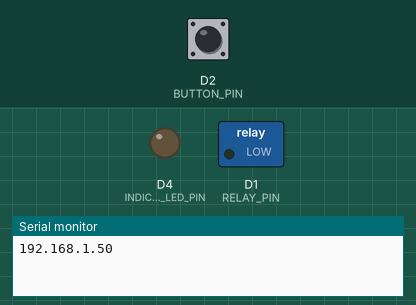
This sketch was run on a simulated ESP8266 (Wemos D1 mini). Parts: switched loads named in the sketch (green lamp = pin HIGH), output pins drawn as LEDs (lit = HIGH), the last lines printed to the serial monitor. The inputs (shaded band) are chosen by the test bench; at power-on: D2 (BUTTON_PIN) HIGH. WiFi joins after 1.5 s; servers stay silent unless stated; the local clock reads 2024-03-15 10:24:30 at power-on unless the sketch sets it; not simulated (calls return 0 or success): arduino_secrets.h.

Above: at 2.7 s.
2.8 s: D2 (BUTTON_PIN) pulled LOW for 0.15 s
At 3.6 s:
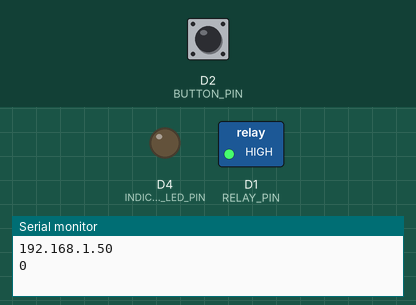
4.4 s: D2 (BUTTON_PIN) pulled LOW for 1 s
At 6.1 s:
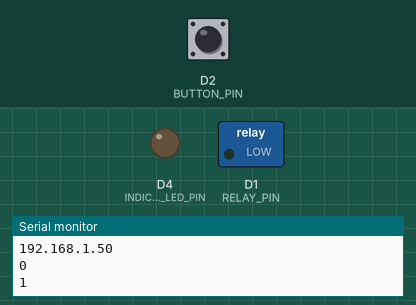
6.9 s: D2 (BUTTON_PIN) pulled LOW for 3.2 s
At 31.8 s:
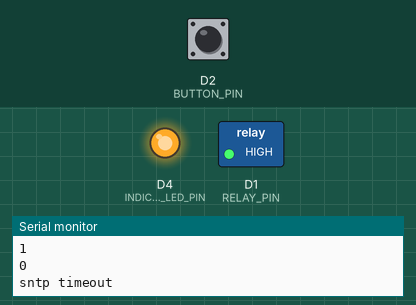
Timing chart, 0 to 33.0 s (numbered marks = the images above; inputs shaded):
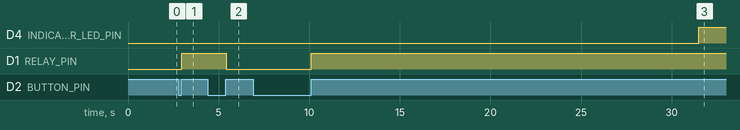

The sketch:

RelayTimer.ino
```cpp
#include <ESP8266WiFi.h>
#include <TZ.h>  // in esp8266 core
#include <coredecls.h> // for settimeofday_cb()
#include <Bounce2.h> // maintainer Thomas O Fredericks
using namespace Bounce2;

#include "arduino_secrets.h"
///////please enter your sensitive data in the Secret tab/arduino_secrets.h
/////// Wifi Settings ///////
char ssid[] = SECRET_SSID;      // your network SSID (name)
char pass[] = SECRET_PASS;   // your network password

#define TIME_ZONE TZ_Europe_Bratislava
const uint8_t INDICATOR_LED_PIN = D4; // built-in LED of Wemos D1
const uint8_t RELAY_PIN = D1;
const uint8_t BUTTON_PIN = D2;

const int ON_MINUTE = 6 * 60 + 0;
const int OFF_MINUTE = 22 * 60 + 0;
bool timerRelayOn;
bool buttonRelayOn;

Button button;

void setup() {

  Serial.begin(115200);

  pinMode(RELAY_PIN, OUTPUT);
  digitalWrite(RELAY_PIN, LOW);
  timerRelayOn = true;

  pinMode(INDICATOR_LED_PIN, OUTPUT);
  digitalWrite(INDICATOR_LED_PIN, LOW); // on (inverted circuit)

  button.attach(BUTTON_PIN, INPUT_PULLUP);
  button.setPressedState(LOW);
  buttonRelayOn = timerRelayOn;

  if (WiFi.waitForConnectResult() != WL_CONNECTED) {
     WiFi.begin(ssid, pass);
  }
  if (WiFi.waitForConnectResult() != WL_CONNECTED) {
    Serial.println("Not connected");
  } else {
    Serial.println(WiFi.localIP());
  }
  WiFi.enableAP(false);
  WiFi.persistent(false); // to not store mode changes}

  settimeofday_cb([]() {
    Serial.println("got time");
    WiFi.mode(WIFI_OFF);
    digitalWrite(INDICATOR_LED_PIN, HIGH); // off (inverted circuit)
    checkRelayState();
  });
  configTime(TIME_ZONE, "pool.ntp.org");
}

void loop() {

  static unsigned long ntpPrevMillis;
  static unsigned long checkPrevMillis;

  unsigned long currentMillis = millis();

  // WiFi for NTP query
  if ((currentMillis - ntpPrevMillis > (1000L * 60 * 60 * 24) || !ntpPrevMillis)) {
    ntpPrevMillis = currentMillis;
    WiFi.begin();
  }
  if (WiFi.isConnected() && currentMillis - ntpPrevMillis > 30000) {
    Serial.println("sntp timeout");
    WiFi.mode(WIFI_OFF);
    digitalWrite(INDICATOR_LED_PIN, HIGH); // off (inverted circuit)
  }

  if (currentMillis - checkPrevMillis > 60000) {
    checkPrevMillis = currentMillis;
    checkRelayState();
  }

  button.update();
  if (button.released()) {
    buttonRelayOn = !buttonRelayOn;
    digitalWrite(RELAY_PIN, buttonRelayOn ? LOW : HIGH); // using NC terminal of the relay
    Serial.println(buttonRelayOn);
  }
}

void checkRelayState() {
  time_t t = time(nullptr);
  struct tm *tm = localtime(&t);
  if (tm->tm_year >= 120) {
    int hour = tm->tm_hour;
    int minute = tm->tm_min;
    Serial.print(hour);
    Serial.print(':');
    Serial.println(minute);
    int dayMinutes = hour * 60 + minute;
    if (!timerRelayOn && dayMinutes >= ON_MINUTE  && dayMinutes < OFF_MINUTE) {
      digitalWrite(RELAY_PIN, LOW); // using NC terminal of the relay
      timerRelayOn = true;
      buttonRelayOn = timerRelayOn;
      Serial.println("ON");
    }
    if (timerRelayOn && (dayMinutes < ON_MINUTE || dayMinutes >= OFF_MINUTE)) {
      digitalWrite(RELAY_PIN, HIGH); // using NC terminal of the relay
      timerRelayOn = false;
      buttonRelayOn = timerRelayOn;
      Serial.println("OFF");
    }
  }
}
```

Measured:
- after the input at 2.8 s, D1 (RELAY_PIN): LOW → HIGH after 0.16 s
- after the input at 4.4 s, D1 (RELAY_PIN): HIGH → LOW after 1.0 s
- after the input at 6.9 s, D1 (RELAY_PIN): LOW → HIGH after 3.2 s
